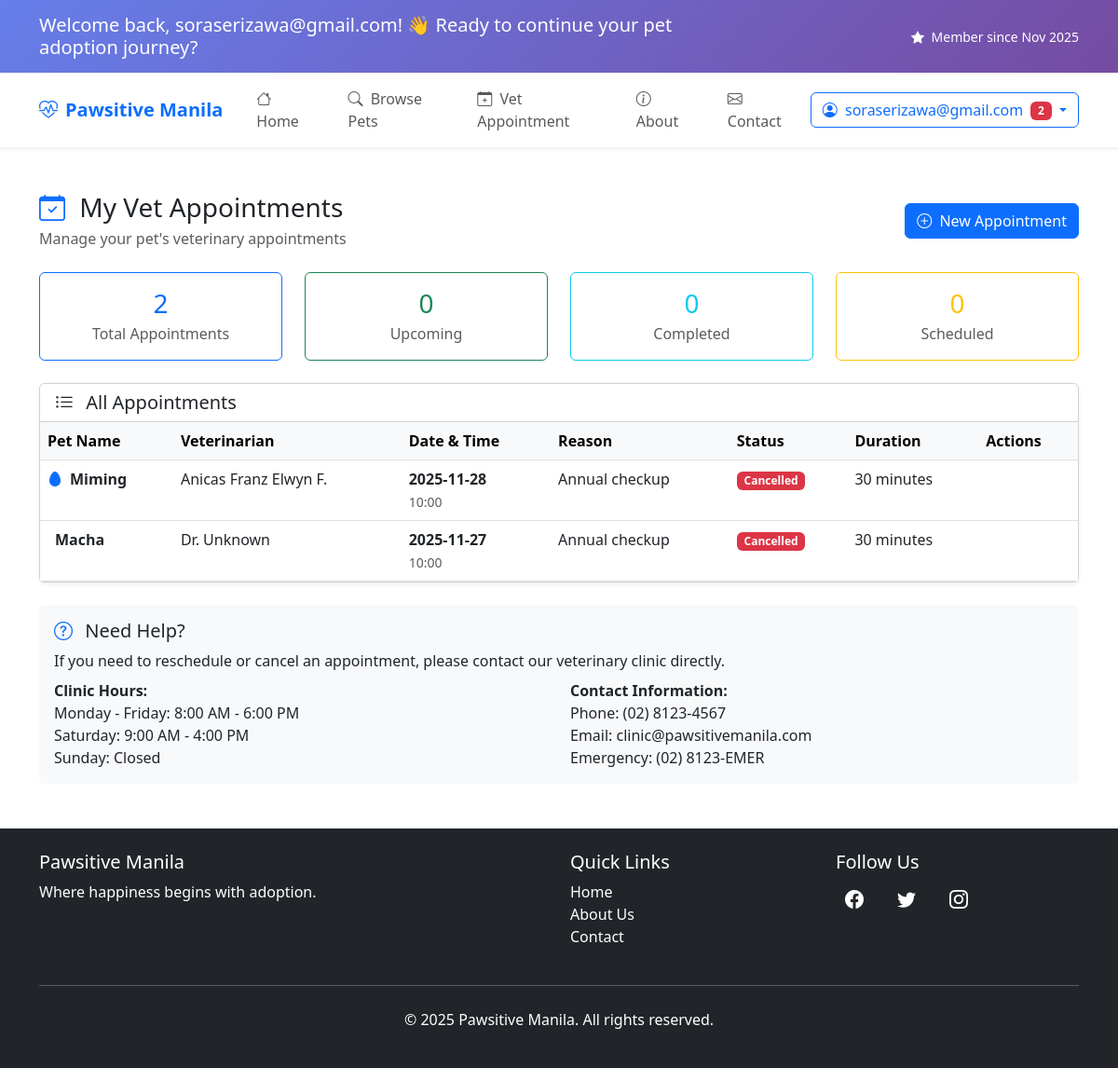
The page /my-appointments/ (signed in) on the database its author committed.
### core/models.py (models this page shows, shortened)
class VetAppointment(models.Model):
    STATUS_CHOICES = [
        ('scheduled', 'Scheduled'),
        ('confirmed', 'Confirmed'),
        ('in_progress', 'In Progress'),
        ('completed', 'Completed'),
        ('cancelled', 'Cancelled'),
        ('no_show', 'No Show'),
    ]
    user = models.ForeignKey(User, on_delete=models.CASCADE, related_name='vet_appointments')
    vet_appointment_id = models.IntegerField(null=True, blank=True)  # ID from vet system
    pet_name = models.CharField(max_length=100)
    species = models.CharField(max_length=50, default='dog')
    breed = models.CharField(max_length=100, blank=True, null=True)
    vet_name = models.CharField(max_length=255, default='Dr. Unknown')
    appointment_date = models.DateTimeField()
    reason = models.TextField()
    status = models.CharField(max_length=20, choices=STATUS_CHOICES, default='scheduled')
    duration_minutes = models.IntegerField(default=30)
    notes = models.TextField(blank=True, null=True)
    created_at = models.DateTimeField(auto_now_add=True)
    updated_at = models.DateTimeField(auto_now=True)
    class Meta:
        ordering = ['-appointment_date']
        verbose_name = "Vet Appointment"
        verbose_name_plural = "Vet Appointments"

### core/views.py (the view)
# urls.py: path("my-appointments/", views.my_appointments, name="my_appointments"),
@login_required
def my_appointments(request):
    appointments = vet_api.get_user_appointments(request.user)
    appointments_count = len(appointments)
    upcoming_count = len([appt for appt in appointments if appt.get('status') in ['scheduled', 'confirmed']])
    completed_count = len([appt for appt in appointments if appt.get('status') == 'completed'])
    scheduled_count = len([appt for appt in appointments if appt.get('status') == 'scheduled'])
    context = {
        'appointments': appointments,
        'appointments_count': appointments_count,
        'upcoming_count': upcoming_count,
        'completed_count': completed_count,
        'scheduled_count': scheduled_count
    }
    return render(request, 'core/my_appointments.html', context)

### core/templates/core/my_appointments.html (shortened to what this page needs)
{% extends 'core/base.html' %}
{% block content %}
<div class="container py-5">
    <div class="row">
        <div class="col-12">
            <div class="d-flex justify-content-between align-items-center mb-4">
                <div>
                    <h1 class="h3 mb-1">
                        <i class="bi bi-calendar-check text-primary me-2"></i>
                        My Vet Appointments
                    </h1>
                    <p class="text-muted mb-0">Manage your pet's veterinary appointments</p>
                </div>
                <a href="{% url 'schedule_appointment_page' %}" class="btn btn-primary">
                    <i class="bi bi-plus-circle me-1"></i> New Appointment
                </a>
            </div>
            <div class="row mb-4">
                <div class="col-md-3">
                    <div class="card border-primary">
                        <div class="card-body text-center">
                            <h3 class="text-primary mb-1">{{ appointments_count }}</h3>
                            <p class="text-muted mb-0">Total Appointments</p>
                        </div>
                    </div>
                </div>
                <div class="col-md-3">
                    <div class="card border-success">
                        <div class="card-body text-center">
                            <h3 class="text-success mb-1">{{ upcoming_count }}</h3>
                            <p class="text-muted mb-0">Upcoming</p>
                        </div>
                    </div>
                </div>
                <div class="col-md-3">
                    <div class="card border-info">
                        <div class="card-body text-center">
                            <h3 class="text-info mb-1">{{ completed_count }}</h3>
                            <p class="text-muted mb-0">Completed</p>
                        </div>
                    </div>
                </div>
                <div class="col-md-3">
                    <div class="card border-warning">
                        <div class="card-body text-center">
                            <h3 class="text-warning mb-1">{{ scheduled_count }}</h3>
                            <p class="text-muted mb-0">Scheduled</p>
                        </div>
                    </div>
                </div>
            </div>
            {% if appointments %}
            <div class="card shadow-sm">
                <div class="card-header bg-white">
                    <h5 class="mb-0">
                        <i class="bi bi-list-ul me-2"></i>
                        All Appointments
                    </h5>
                </div>
                <div class="card-body p-0">
                    <div class="table-responsive">
                        <table class="table table-hover mb-0">
                            <thead class="table-light">
                                <tr>
                                    <th>Pet Name</th>
                                    <th>Veterinarian</th>
                                    <th>Date & Time</th>
                                    <th>Reason</th>
                                    <th>Status</th>
                                    <th>Duration</th>
                                    <th>Actions</th>
                                </tr>
                            </thead>
                            <tbody>
                                {% for appointment in appointments %}
                                <tr>
                                    <td>
                                        <div class="d-flex align-items-center">
                                            <i class="bi bi-{% if appointment.species == 'dog' %}paw{% else %}egg-fill{% endif %} text-primary me-2"></i>
                                            <strong>{{ appointment.pet_name }}</strong>
                                        </div>
                                    </td>
                                    <td>
                                        {% if appointment.vet_name and appointment.vet_name != "Unknown" %}
                                            {{ appointment.vet_name }}
                                        {% else %}
                                            Dr. Unknown
                                        {% endif %}
                                    </td>
                                    <td>
                                        <strong>{{ appointment.date|slice:":10"|default:"Unknown" }}</strong>
                                        <br>
                                        <small class="text-muted">{{ appointment.date|slice:"11:16"|default:"" }}</small>
                                    </td>
                                    <td>{{ appointment.reason|default:"Checkup" }}</td>
                                    <td>
                                        {% if appointment.status == 'scheduled' %}
                                        <span class="badge bg-warning">Scheduled</span>
                                        {% elif appointment.status == 'confirmed' %}
                                        <span class="badge bg-success">Confirmed</span>
                                        {% elif appointment.status == 'completed' %}
                                        <span class="badge bg-info">Completed</span>
                                        {% elif appointment.status == 'cancelled' %}
                                        <span class="badge bg-danger">Cancelled</span>
                                        {% else %}
                                        <span class="badge bg-secondary">{{ appointment.status|default:"Scheduled" }}</span>
                                        {% endif %}
                                    </td>
                                    <td>{{ appointment.duration|default:30 }} minutes</td>
                                    <td>
                                    </td>
                                </tr>
                                {% endfor %}
                            </tbody>
                        </table>
                    </div>
                </div>
            </div>
            {% endif %}
            <div class="card mt-4 border-0 bg-light">
                <div class="card-body">
                    <h5 class="card-title">
                        <i class="bi bi-question-circle text-primary me-2"></i>
                        Need Help?
                    </h5>
                    <p class="card-text mb-2">
                        If you need to reschedule or cancel an appointment, please contact our veterinary clinic directly.
                    </p>
                    <div class="row">
                        <div class="col-md-6">
                            <strong>Clinic Hours:</strong><br>
                            Monday - Friday: 8:00 AM - 6:00 PM<br>
                            Saturday: 9:00 AM - 4:00 PM<br>
                            Sunday: Closed
                        </div>
                        <div class="col-md-6">
                            <strong>Contact Information:</strong><br>
                            Phone: (02) 8123-4567<br>
                            Email: clinic@pawsitivemanila.com<br>
                            Emergency: (02) 8123-EMER
                        </div>
                    </div>
                </div>
            </div>
        </div>
    </div>
</div>
{% endblock %}

### core/templates/core/base.html (shortened to what this page needs)
<!DOCTYPE html>
<html lang="en">
<head>
    <link href="https://cdn.jsdelivr.net/npm/bootstrap@5.3.0-alpha1/dist/css/bootstrap.min.css" rel="stylesheet">
    <link rel="stylesheet" href="https://cdn.jsdelivr.net/npm/bootstrap-icons@1.10.0/font/bootstrap-icons.css">
    <link rel="stylesheet" href="https://cdnjs.cloudflare.com/ajax/libs/font-awesome/6.4.0/css/all.min.css">
</head>
<body>
    {% if user.is_authenticated %}
    <div class="user-welcome">
        <div class="container">
            <div class="row align-items-center">
                <div class="col-md-8">
                    <h5 class="mb-0">Welcome back, {{ user.username }}! 👋 Ready to continue your pet adoption journey?</h5>
                </div>
                <div class="col-md-4 text-md-end">
                    <small>
                        <i class="bi bi-star-fill me-1"></i>
                        Member since {{ user.date_joined|date:"M Y" }}
                    </small>
                </div>
            </div>
        </div>
    </div>
    {% endif %}
    <nav class="navbar navbar-expand-lg navbar-light bg-white shadow-sm">
        <div class="container">
            <a class="navbar-brand fw-bold text-primary" href="{% if user.is_authenticated %}{% url 'home' %}{% else %}{% url 'index' %}{% endif %}">
                <i class="bi bi-heart-pulse me-2"></i>Pawsitive Manila
            </a>
            <div class="collapse navbar-collapse" id="navbarNav">
                <ul class="navbar-nav me-auto">
                    <li class="nav-item">
                        <a class="nav-link {% if request.resolver_match.url_name == 'index' or request.resolver_match.url_name == 'home' %}active{% endif %}"
                        href="{% if user.is_authenticated %}{% url 'home' %}{% else %}{% url 'index' %}{% endif %}">
                            <i class="bi bi-house me-1"></i> Home
                        </a>
                    </li>
                    <li class="nav-item">
                        <a class="nav-link {% if request.resolver_match.url_name == 'pet_list' %}active{% endif %}" href="{% url 'pet_list' %}">
                            <i class="bi bi-search me-1"></i> Browse Pets
                        </a>
                    </li>
                    {% if user.is_authenticated %}
                    <li class="nav-item">
                        <a class="nav-link {% if request.resolver_match.url_name == 'schedule_appointment_page' %}active{% endif %}"
                           href="{% url 'schedule_appointment_page' %}">
                            <i class="bi bi-calendar-plus me-1"></i> Vet Appointment
                        </a>
                    </li>
                    {% endif %}
                    <li class="nav-item">
                        <a class="nav-link {% if request.resolver_match.url_name == 'about' %}active{% endif %}" href="{% url 'about' %}">
                            <i class="bi bi-info-circle me-1"></i> About
                        </a>
                    </li>
                    <li class="nav-item">
                        <a class="nav-link {% if request.resolver_match.url_name == 'contact' %}active{% endif %}" href="{% url 'contact' %}">
                            <i class="bi bi-envelope me-1"></i> Contact
                        </a>
                    </li>
                </ul>
                <div class="d-flex">
                    {% if user.is_authenticated %}
                    <div class="dropdown">
                        <button class="btn btn-outline-primary dropdown-toggle" type="button" data-bs-toggle="dropdown">
                            <i class="bi bi-person-circle me-1"></i> {{ user.username }}
                            {% if user_appointments_count > 0 %}
                            <span class="badge bg-danger ms-1">{{ user_appointments_count }}</span>
                            {% endif %}
                        </button>
                    </div>
                    {% endif %}
                </div>
            </div>
        </div>
    </nav>
    <main>
        {% block content %}
        {% endblock %}
    </main>
    <footer class="bg-dark text-white py-4">
        <div class="container">
            <div class="row">
                <div class="col-md-6">
                    <h5>Pawsitive Manila</h5>
                    <p>Where happiness begins with adoption.</p>
                </div>
                <div class="col-md-3">
                    <h5>Quick Links</h5>
                    <ul class="list-unstyled">
                        <li><a href="{% if user.is_authenticated %}{% url 'home' %}{% else %}{% url 'index' %}{% endif %}" class="text-white text-decoration-none">Home</a></li>
                        <li><a href="{% url 'about' %}" class="text-white text-decoration-none">About Us</a></li>
                        <li><a href="{% url 'contact' %}" class="text-white text-decoration-none">Contact</a></li>
                    </ul>
                </div>
                <div class="col-md-3">
                    <h5>Follow Us</h5>
                    <div class="d-flex gap-3">
                        <a href="https://facebook.com" target="_blank" class="text-white social-icon">
                            <i class="bi bi-facebook fs-5"></i>
                        </a>
                        <a href="https://twitter.com" target="_blank" class="text-white social-icon">
                            <i class="bi bi-twitter fs-5"></i>
                        </a>
                        <a href="https://instagram.com" target="_blank" class="text-white social-icon">
                            <i class="bi bi-instagram fs-5"></i>
                        </a>
                    </div>
                </div>
            </div>
            <hr class="my-4">
            <div class="text-center">
                <p>&copy; 2025 Pawsitive Manila. All rights reserved.</p>
            </div>
        </div>
    </footer>
</body>
</html>

### rows shown on the page
VetAppointment: pet_name "Miming", vet_name "Anicas Franz Elwyn F.", reason "Annual checkup"
VetAppointment: pet_name "Macha", vet_name "Dr. Unknown", reason "Annual checkup"

### other values the page prints
{{ user.username }} "soraserizawa@gmail.com"
{{ user.date_joined|date:"M Y" }} "Nov 2025"
{{ user_appointments_count }} "2"
{{ appointments_count }} "2"
{{ upcoming_count }} "0"
{{ completed_count }} "0"
{{ scheduled_count }} "0"
{{ appointment.date|slice:":10"|default:"Unknown" }} "2025-11-28" "2025-11-27"
{{ appointment.date|slice:"11:16"|default:"" }} "10:00" "10:00"
{{ appointment.duration|default:30 }} "30" "30"
